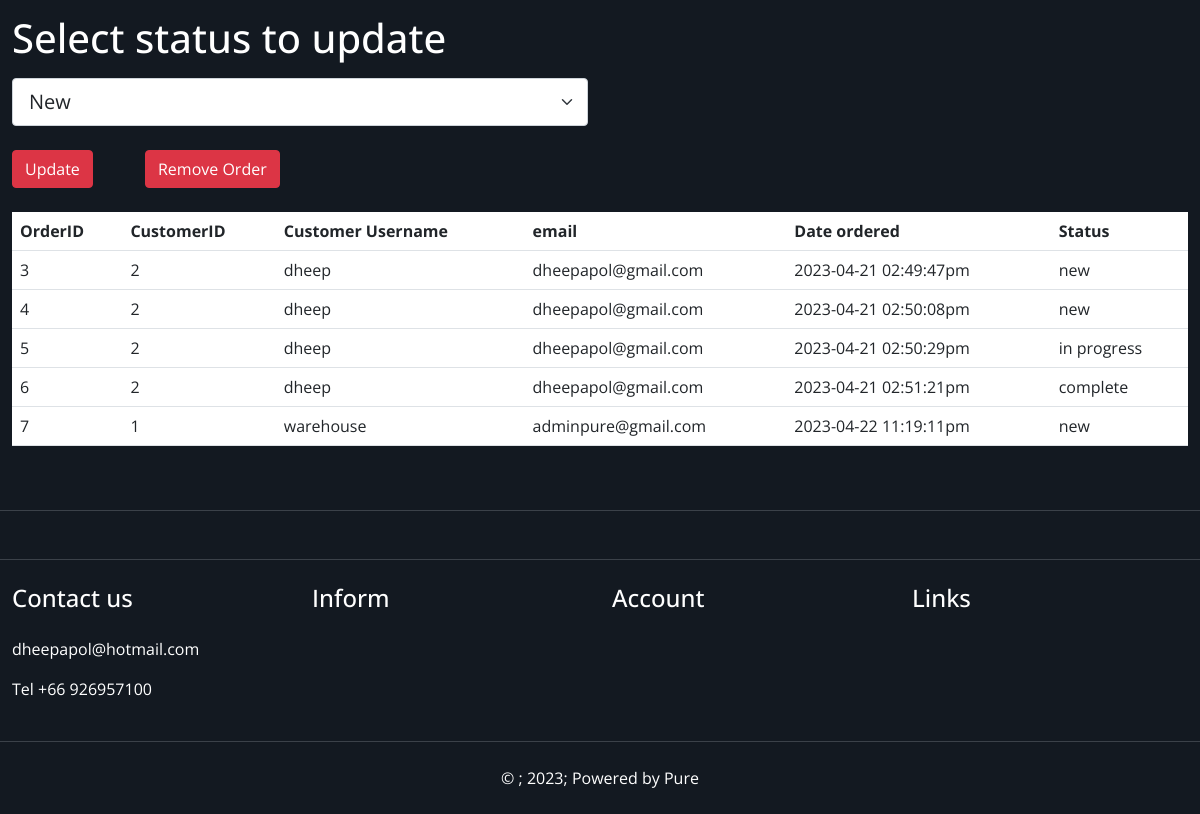
/adminpage.php (signed in, lower part), run on an earlier commit of the app's database.
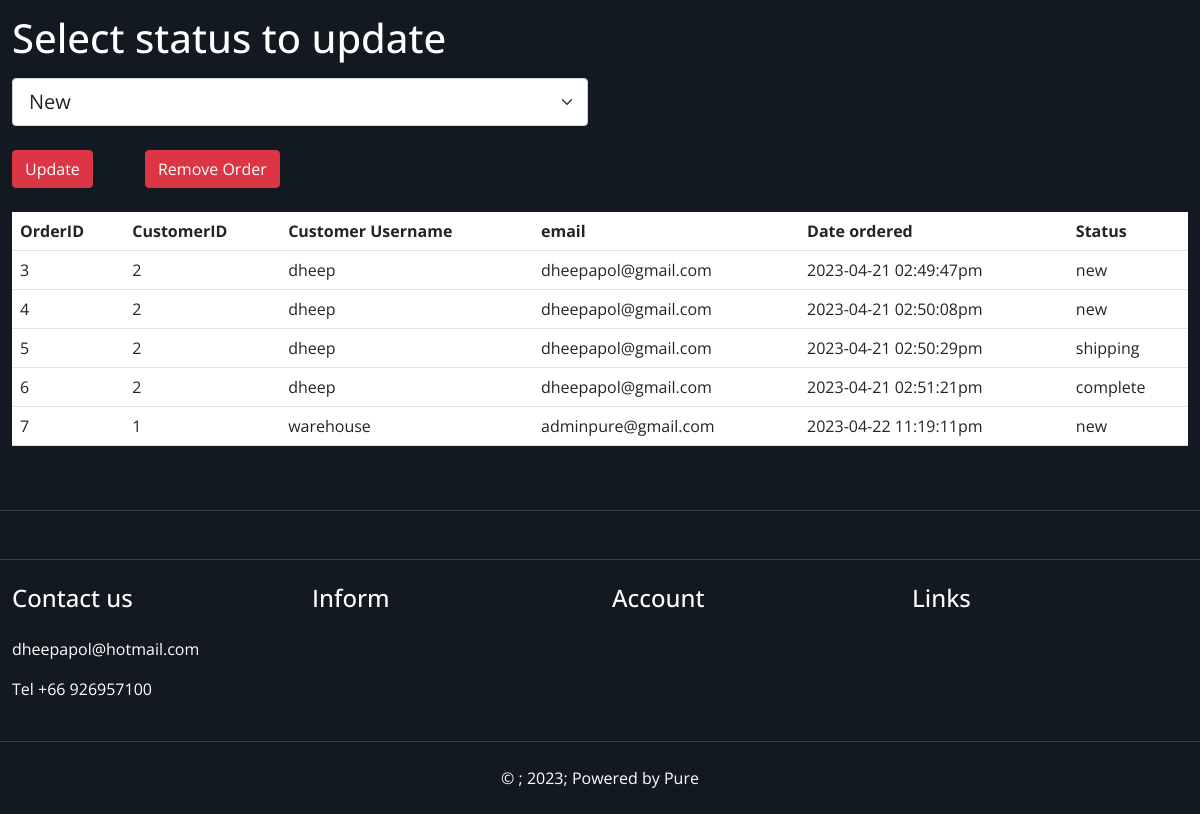
And on a later commit of the database.
### tables this page shows
CREATE TABLE "customerorder" (
	"coid"	INTEGER NOT NULL,
	"id"	INTEGER NOT NULL,
	"date"	TEXT NOT NULL,
	"address"	TEXT NOT NULL,
	"status"	TEXT NOT NULL,
	PRIMARY KEY("coid" AUTOINCREMENT)
);

CREATE TABLE "Users" (
	"id"	INTEGER NOT NULL UNIQUE,
	"username"	TEXT NOT NULL,
	"email"	TEXT NOT NULL,
	"password"	TEXT NOT NULL,
	"role"	TEXT NOT NULL,
	"tier"	TEXT,
	PRIMARY KEY("id" AUTOINCREMENT)
);

### adminpage.php (the view, shortened to what this page needs)
<?php
require_once('components.php');
include('server.php');
?>
<html lang="en">
<head>
  <link rel="stylesheet" href="https://cdn.jsdelivr.net/npm/bootstrap-icons@1.10.4/font/bootstrap-icons.css">
  <link href="https://cdn.jsdelivr.net/npm/bootstrap@5.0.0/dist/css/bootstrap.min.css" rel="stylesheet">
  <link rel="stylesheet" href="https://cdn.jsdelivr.net/npm/@fortawesome/fontawesome-free@6.2.0/css/fontawesome.min.css"
>
  <link rel="stylesheet" href="https://cdn.jsdelivr.net/npm/bootstrap-icons@1.9.1/font/bootstrap-icons.css">
  <link rel="stylesheet" href="style.css">
</head>
<body>
  <?php
  if ($_SESSION['role'] == 'customer') {
    echo '<section class="home-wrapper-1 py-5">
<div class="container-xxl">
    <div class="row h-75 text-center">
    <div class="col-12">
<h1 class="text-danger">You do not have the permisson</h1>
    </div>
    </div>
</div>
      </section>';
  } else if($_SESSION['role'] == 'seller') {
    echo '<section class="home-wrapper-1 py-5">
      <div class="container-xxl">
          <div class="row text-center mb-5">
          <div class="col-12">
          <h3 class="text-white">All member</h3>
          <table class="table bg-white">
          <tr>
            <th>id</th>
            <th>username</th>
            <th>email</th>
            <th>tier</th>
          </tr>';
    echo '</table>
    </div>
      </div>
  </div>
        </section>
        <section class="home-wrapper-1 py-5">
        <div class="container-xxl">
        <div class="row">
        <div class="col-6">
        <form action="" method="POST">
      <div class="form-outline mb-4">
      <h1 class="text-white my-3">Select status to update</h1>
          <select class="form-select form-select-lg my-1" aria-label=".form-select-lg example" name="selectstatus">
  <option selected value="new">New</option>
</select>
      </div>
      <button type="submit" name="updatestatus" class="btn btn-danger btn-block mb-4">Update</button>
      <button type="submit" name="remord" class="btn btn-danger btn-block mb-4 mx-5">Remove Order</button>
        </form>
        </div>
        </div>
        <table class="table bg-white">
          <tr>
            <th>OrderID</th>
            <th>CustomerID</th>
            <th>Customer Username</th>
            <th>email</th>
            <th>Date ordered</th>
            <th>Status</th>
          </tr>';
          $joinsql = "SELECT co.coid,re.id,re.username,email,date,status FROM customerorder co INNER JOIN Users re on co.id = re.id";
          $result = $db->query($joinsql);
          while ($row = $result->fetchArray(SQLITE3_ASSOC)) {
            echo '<tr>
            <td>' . $row['coid'] . '</td>
            <td>' . $row['id'] . '</td>
            <td>' . $row['username'] . '</td>
            <td>' . $row['email'] . '</td>
            <td>' . $row['date'] . '</td>
            <td>' . $row['status'] . '</td>
          </tr>';
          }
          echo '</table>
        </div>
        </section>';}
  ?>
  <?php
  footer();
  ?>
</body>
</html>

### components.php (shortened to what this page needs)
<?php
function footer(){
    $footer = "<footer class='py-4'></footer>
<footer class='py-4'>
  <div class='container-xxl'>
    <div class='row'>
      <div class='col-3'>
        <h4 class='text-white mb-4'>Contact us</h4>
        <p class='text-white'>dheepapol@hotmail.com</p>
        <p class='text-white'>Tel +66 926957100</p>
        <div></div>
      </div>
      <div class='col-3'>
        <h4 class='text-white mb-4'>Inform</h4>
        <div></div>
      </div>
      <div class='col-3'>
        <h4 class='text-white mb-4'>Account</h4>
        <div></div>
      </div>
      <div class='col-3'>
        <h4 class='text-white mb-4'>Links</h4>
        <div></div>
      </div>
    </div>
  </div>
</footer>
<footer class='py-4'>
  <div class='container-xxl'>
    <div class='row'>
      <div class='col-12'>
        <p class='text-center mb-0 text-white'>&copy ; 2023; Powered by Pure</p>
      </div>
    </div>
  </div>
</footer>";
    echo $footer;
}
?>

### style.css (style rules this page uses)
* { margin: 0; padding: 0; box-sizing: border-box; }
:root { --color-131921: #131921; --color-3b4149: #3b4149; --color-febd69: #febd69; }
body { font-family: 'Kanit', sans-serif; }
footer { background-color: var(--color-131921); }
footer:not(:first-child) { border-top: 1px solid var(--color-3b4149); }
.home-wrapper-1 { background-color: var(--color-131921); min-height: 80vh; }

### components.php (style rules this page uses)
body { font-family: "Open Sans", sans-serif; background: #2c3e50; }

What changed in the data, as far as the page shows it:
changed customerorder id 5: status "in progress" → "shipping"
